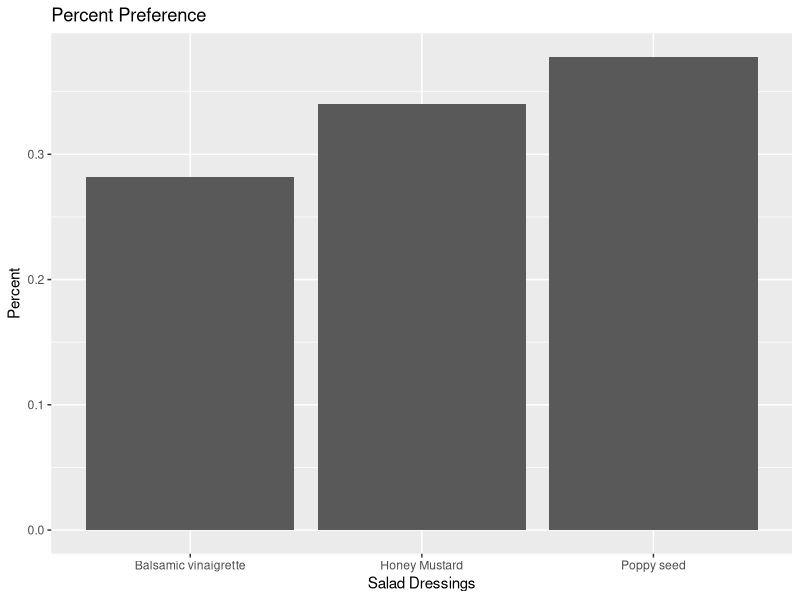
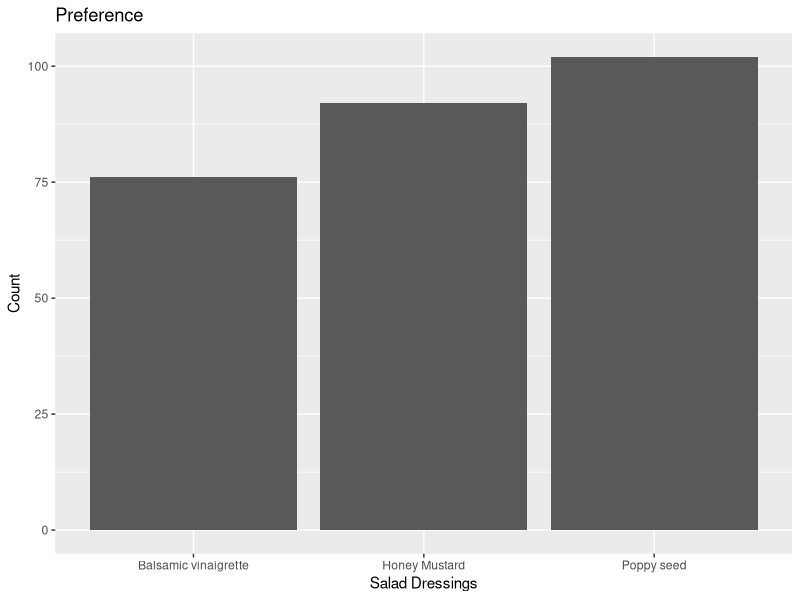
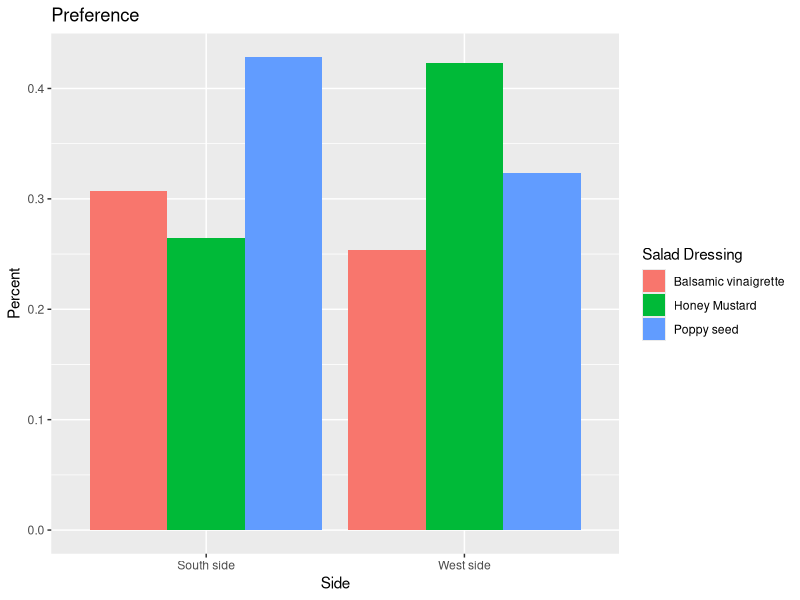
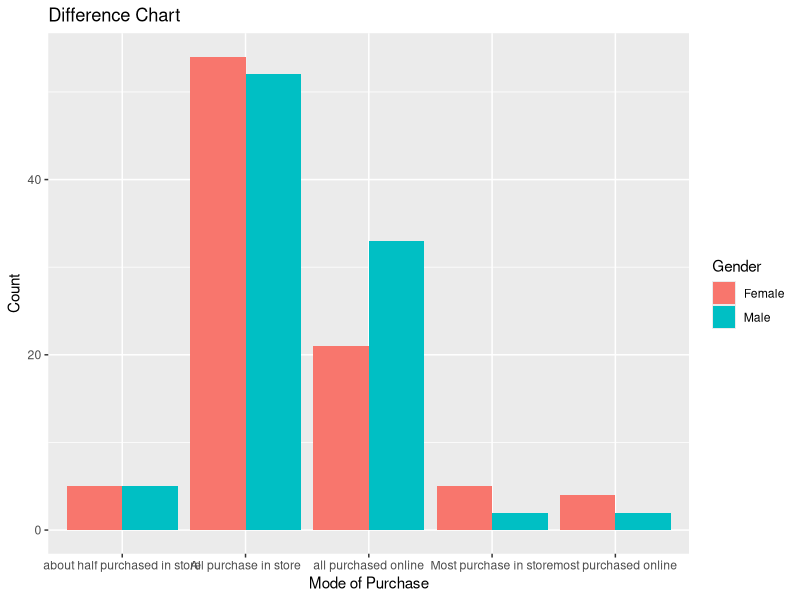
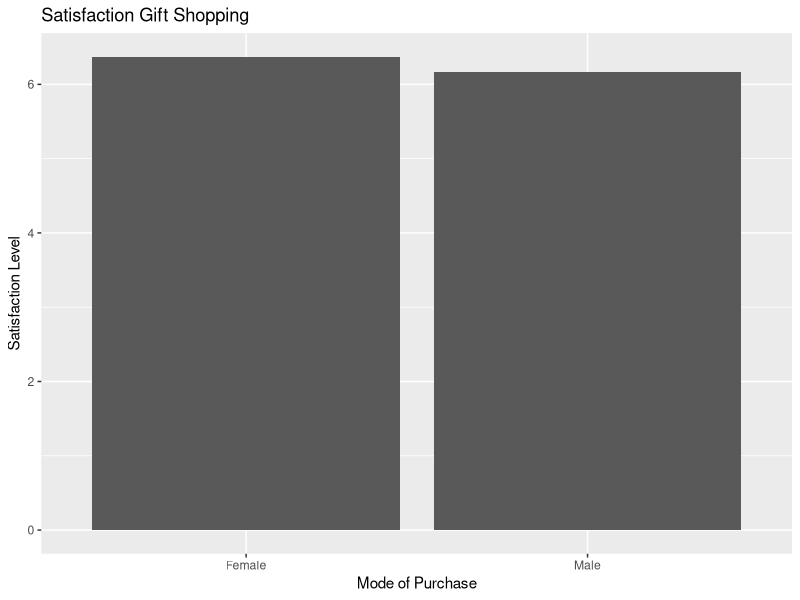

The R source for these figures, in order:
# library
library(ggplot2)
library(tidyverse)

# set working directory
# getwd() # check current working directory
setwd("C:/Users/tn9k4/GitHub/courses_teach/mizzou/mar4050_F21/lectures/9")

descrip_1 = readxl::read_excel("Cross-tab worksheet.xlsx",sheet = "Visualization - Descriptive 1") 
descrip_1 = na.omit(descrip_1)

descrip_2 = readxl::read_excel("Cross-tab worksheet.xlsx",sheet = "Visualization - Descriptive 2")

diff_1 = readxl::read_excel("Cross-tab worksheet.xlsx",sheet = "Qualtrics Diff RQ practice 1")
diff_1 = na.omit(diff_1)

diff_2 = readxl::read_excel("Cross-tab worksheet.xlsx",sheet = "Qualtrics Diff RQ practice 2")
diff_2 = na.omit(diff_2)

# Descriptive 1
# percent
ggplot(
    descrip_1,
    aes(
        y = descrip_1$`Percent Preference Each of the Three Salad Dressing (n=270)`,
        x = descrip_1$`Salad Dressings`
    )
) +
    geom_bar(position = "dodge", stat = "identity") +
    xlab("Salad Dressings") +
    ylab("Percent") +
    ggtitle("Percent Preference")


# count
ggplot(descrip_1,
       aes(y = descrip_1$Count,
           x = descrip_1$`Salad Dressings`)) +
    geom_bar(position = "dodge", stat = "identity") +
    xlab("Salad Dressings") +
    ylab("Count") +
    ggtitle("Preference")


# Descriptive 2
# change data format
descrip_2_new = descrip_2 %>% 
    pivot_longer(!Side, names_to = "Salad Dressing", values_to = "Percent") 

ggplot(
    descrip_2_new,
    aes(
        fill = descrip_2_new$`Salad Dressing`,
        y = descrip_2_new$Percent,
        x = descrip_2_new$Side
    )
) + 
    geom_bar(position = "dodge", stat = "identity") +
    xlab("Side") +
    ylab("Percent") +
    ggtitle("Preference") + 
    guides(fill = guide_legend(title = "Salad Dressing"))


# Diff RQ 1
# change data format
diff_1_new = diff_1 %>% 
    pivot_longer(!Gender, names_to = "Mode of Purchase", values_to = "Purchase Count") 

ggplot(
    diff_1_new,
    aes(
        fill = diff_1_new$Gender,
        y = diff_1_new$`Purchase Count`,
        x = diff_1_new$`Mode of Purchase`
    )
) + 
    geom_bar(position = "dodge", stat = "identity") +
    xlab("Mode of Purchase") +
    ylab("Count") +
    ggtitle("Difference Chart") + 
    guides(fill = guide_legend(title = "Gender"))


# Diff RQ 2
ggplot(
    diff_2,
    aes(
        y = diff_2$Satisfaction_gift_shopping,
        x = diff_2$Gender
    )
) + 
    geom_bar(position = "dodge", stat = "identity") +
    xlab("Mode of Purchase") +
    ylab("Satisfaction Level") +
    ggtitle("Satisfaction Gift Shopping") 

